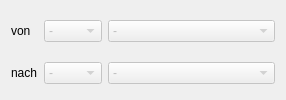
            <widget class="QWidget" name="toolBoxPageFahrt2" native="true">
             <attribute name="label">
              <string>Fahrt 2 (optional)</string>
             </attribute>
             <layout class="QGridLayout" name="gridLayout_4">
              <property name="topMargin">
               <number>6</number>
              </property>
              <property name="bottomMargin">
               <number>0</number>
              </property>
              <property name="spacing">
               <number>6</number>
              </property>
              <item row="0" column="1">
               <widget class="QComboBox" name="comboStart2Zug">
                <property name="enabled">
                 <bool>false</bool>
                </property>
                <property name="currentIndex">
                 <number>0</number>
                </property>
                <item>
                 <property name="text">
                  <string>-</string>
                 </property>
                </item>
                <item>
                 <property name="text">
                  <string>2201</string>
                 </property>
                </item>
                <item>
                 <property name="text">
                  <string>2202</string>
                 </property>
                </item>
                <item>
                 <property name="text">
                  <string>2203</string>
                 </property>
                </item>
                <item>
                 <property name="text">
                  <string>2204</string>
                 </property>
                </item>
                <item>
                 <property name="text">
                  <string>2205</string>
                 </property>
                </item>
                <item>
                 <property name="text">
                  <string>2206</string>
                 </property>
                </item>
               </widget>
              </item>
              <item row="1" column="2">
               <widget class="QComboBox" name="comboEnde2Hp">
                <property name="enabled">
                 <bool>false</bool>
                </property>
                <property name="currentIndex">
                 <number>11</number>
                </property>
                <item>
                 <property name="text">
                  <string>Ottweiler</string>
                 </property>
                </item>
                <item>
                 <property name="text">
                  <string>Ottweiler-Wingertsweiher</string>
                 </property>
                </item>
                <item>
                 <property name="text">
                  <string>Fürth (Ostertal)</string>
                 </property>
                </item>
                <item>
                 <property name="text">
                  <string>Dörrenbach</string>
                 </property>
                </item>
                <item>
                 <property name="text">
                  <string>Werschweiler</string>
                 </property>
                </item>
                <item>
                 <property name="text">
                  <string>Niederkirchen</string>
                 </property>
                </item>
                <item>
                 <property name="text">
                  <string>Marth</string>
                 </property>
                </item>
                <item>
                 <property name="text">
                  <string>Osterbrücken</string>
                 </property>
                </item>
                <item>
                 <property name="text">
                  <string>Haupersweiler</string>
                 </property>
                </item>
                <item>
                 <property name="text">
                  <string>Oberkirchen (Süd)</string>
                 </property>
                </item>
                <item>
                 <property name="text">
                  <string>Schwarzerden</string>
                 </property>
                </item>
                <item>
                 <property name="text">
                  <string>-</string>
                 </property>
                </item>
               </widget>
              </item>
              <item row="1" column="1">
               <widget class="QComboBox" name="comboEnde2Zug">
                <property name="enabled">
                 <bool>false</bool>
                </property>
                <property name="currentIndex">
                 <number>0</number>
                </property>
                <item>
                 <property name="text">
                  <string>-</string>
                 </property>
                </item>
                <item>
                 <property name="text">
                  <string>2201</string>
                 </property>
                </item>
                <item>
                 <property name="text">
                  <string>2202</string>
                 </property>
                </item>
                <item>
                 <property name="text">
                  <string>2203</string>
                 </property>
                </item>
                <item>
                 <property name="text">
                  <string>2204</string>
                 </property>
                </item>
                <item>
                 <property name="text">
                  <string>2205</string>
                 </property>
                </item>
                <item>
                 <property name="text">
                  <string>2206</string>
                 </property>
                </item>
               </widget>
              </item>
              <item row="0" column="0">
               <widget class="QLabel" name="labelF2Von">
                <property name="text">
                 <string>von</string>
                </property>
               </widget>
              </item>
              <item row="0" column="2">
               <widget class="QComboBox" name="comboStart2Hp">
                <property name="enabled">
                 <bool>false</bool>
                </property>
                <property name="currentIndex">
                 <number>11</number>
                </property>
                <item>
                 <property name="text">
                  <string>Ottweiler</string>
                 </property>
                </item>
                <item>
                 <property name="text">
                  <string>Ottweiler-Wingertsweiher</string>
                 </property>
                </item>
                <item>
                 <property name="text">
                  <string>Fürth (Ostertal)</string>
                 </property>
                </item>
                <item>
                 <property name="text">
                  <string>Dörrenbach</string>
                 </property>
                </item>
                <item>
                 <property name="text">
                  <string>Werschweiler</string>
                 </property>
                </item>
                <item>
                 <property name="text">
                  <string>Niederkirchen</string>
                 </property>
                </item>
                <item>
                 <property name="text">
                  <string>Marth</string>
                 </property>
                </item>
                <item>
                 <property name="text">
                  <string>Osterbrücken</string>
                 </property>
                </item>
                <item>
                 <property name="text">
                  <string>Haupersweiler</string>
                 </property>
                </item>
                <item>
                 <property name="text">
                  <string>Oberkirchen (Süd)</string>
                 </property>
                </item>
                <item>
                 <property name="text">
                  <string>Schwarzerden</string>
                 </property>
                </item>
                <item>
                 <property name="text">
                  <string>-</string>
                 </property>
                </item>
               </widget>
              </item>
              <item row="1" column="0">
               <widget class="QLabel" name="labelF2Bis">
                <property name="text">
                 <string>nach</string>
                </property>
               </widget>
              </item>
             </layout>
            </widget>
